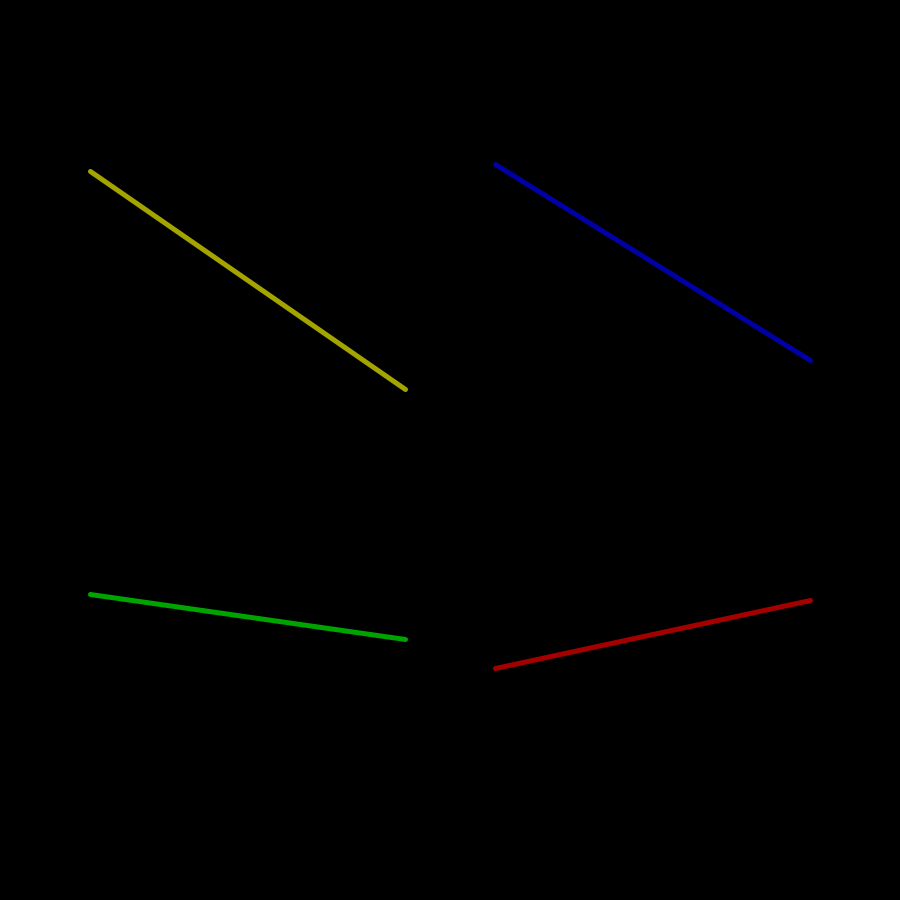
Frame 1 (no input)
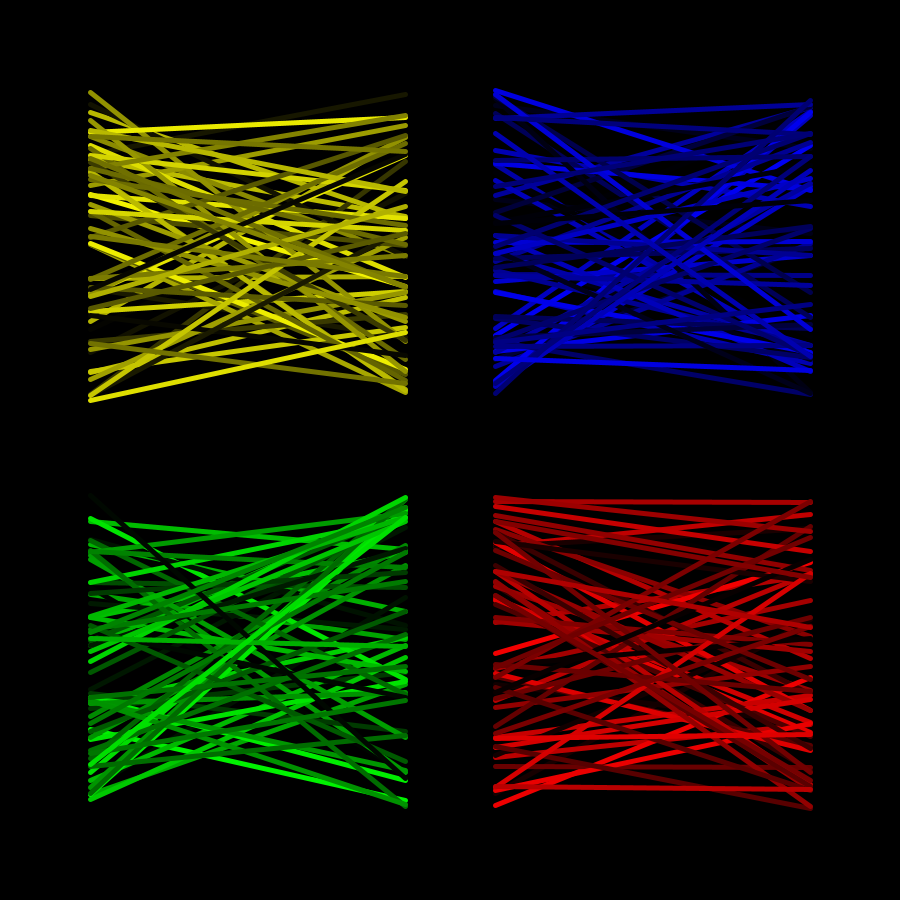
Frame 60 (the mouse pressed at the canvas centre just before this capture)
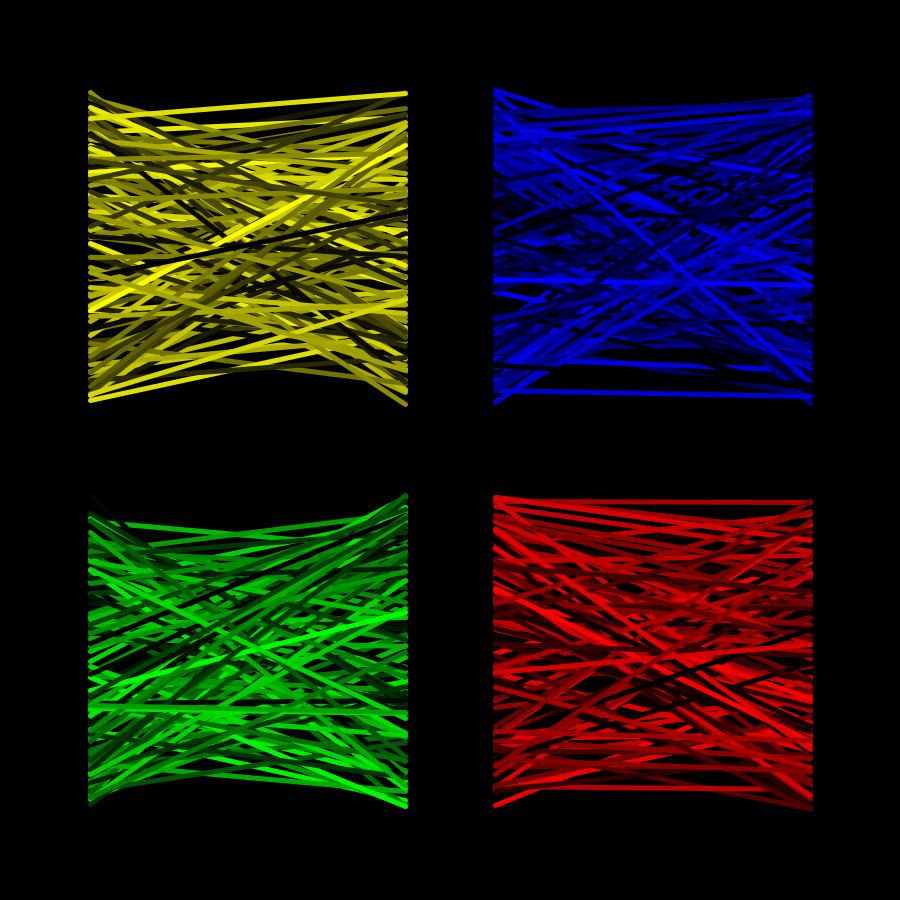
Frame 120 (the mouse held since frame 60 and released just before this capture)

The Processing sketch that drew these frames (run headless with seeded random() and noise(); from frame 60 on, the mouse is pressed at the canvas centre):

// Processing sketch: processing_184026
// ── processing_184026.pde

//----------------------------//
//Four Crazy Coloured Lines!//
//By Brandon Messner//
//----------------------------//

void setup() {
  background(0);
  size(900,900);
}

void draw() {
  float x=random(0,255); //Random color component
  
  int m=width/10; //margins will be proportional to width
  //background(0); //Delete '//' to make single lines
  
  
  //Everything is based on the whole width and height and also the width/2 and height/2 to end up with central axes.
  //We use 'm' (our margin size) and subtract it from the total width and height to get the outside borders
  //The interior borders are created by adding a space sized 'm/2' on both sides of the central axes to make for a total of an 'm' sized space between the boxes of colored lines. 
  
  strokeWeight(5);  //Big lines!
  
  stroke(x,x,0);  
  line(m,random(m,height/2-m/2),width/2-m/2,random(m,height/2-m/2)); //Upper Left
  
  stroke(0,0,x);
  line(width/2+m/2,random(m,height/2-m/2),width-m,random(m,height/2-m/2)); //Upper Right
  
  stroke(0,x,0);
  line(m,random(height/2+m/2,height-m),width/2-m/2,random(height/2+m/2,height-m)); //Lower Left
  
  stroke(x,0,0);
  line(width/2+m/2,random(height/2+m/2,height-m),width-m,random(height/2+m/2,height-m)); //Lower Right
  
}
